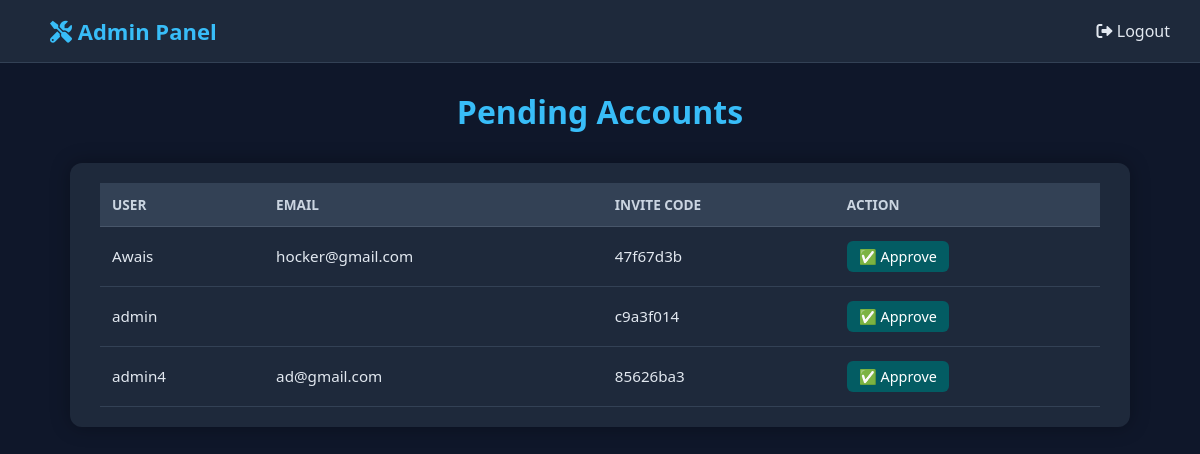
The page /ad/invites/ on the database its author committed.
### powerdigital_app/models.py (models this page shows, shortened)
class Profile(models.Model):
    user = models.OneToOneField(User, on_delete=models.CASCADE)
    credit_score = models.IntegerField(default=100)
    withdrawal_password = models.CharField(max_length=128)
    total_deposit = models.DecimalField(default=0, max_digits=12, decimal_places=2)
    total_profit = models.DecimalField(default=0, max_digits=12, decimal_places=2)
    invite_code = models.CharField(max_length=12, unique=True, blank=True, null=True)
    is_approved = models.BooleanField(default=False)

### powerdigital_app/views.py (the view)
# urls.py: path('ad/invites/', views.admin_invite_list, name='admin_invite_list'),
def admin_invite_list(request):
    pending_profiles = Profile.objects.filter(is_approved=False)
    return render(request, 'admins/invite_list.html', {'profiles': pending_profiles})

### powerdigital_app/templates/admins/invite_list.html (shortened to what this page needs)
{% extends 'admins/admin_base.html' %}
{% block content %}
<!DOCTYPE html>
<html lang="en">
<head>
</head>
<body>
  <h2>Pending Accounts</h2>
  <div class="table-container">
    <table>
      <thead>
        <tr>
          <th>User</th>
          <th>Email</th>
          <th>Invite Code</th>
          <th>Action</th>
        </tr>
      </thead>
      <tbody>
        {% for profile in profiles %}
          <tr>
            <td>{{ profile.user.username }}</td>
            <td>{{ profile.user.email }}</td>
            <td>{{ profile.invite_code }}</td>
            <td>
              <a href="{% url 'approve_user' profile.id %}" class="approve-button">✅ Approve</a>
            </td>
          </tr>
        {% empty %}
          <tr>
            <td colspan="4" style="text-align:center; padding: 20px; color: #94a3b8;">
              No pending invitations found.
            </td>
          </tr>
        {% endfor %}
      </tbody>
    </table>
  </div>
</body>
</html>
{% endblock %}

### powerdigital_app/templates/admins/admin_base.html (style rules this page uses)
body { margin: 0; font-family: 'Segoe UI', Tahoma, Geneva, Verdana, sans-serif; background-color: #0f172a; color: #e2e8f0; }

### powerdigital_app/templates/admins/invite_list.html (style rules this page uses)
body { background-color: #0f172a; color: #e2e8f0; font-family: 'Segoe UI', Tahoma, Geneva, Verdana, sans-serif; }
h2 { text-align: center; font-size: 2rem; color: #38bdf8; margin-bottom: 30px; }
.table-container { max-width: 1000px; margin: 0 auto; background-color: #1e293b; padding: 20px 30px; border-radius: 12px; box-shadow: 0 0 20px rgba(0,0,0,0.3); }
table { width: 100%; border-collapse: collapse; }
th { background-color: #334155; color: #cbd5e1; text-transform: uppercase; font-size: 0.85rem; padding: 12px; border-bottom: 1px solid hsl(215, 19%, 35%); text-align: left; vertical-align: middle; }
td { padding: 14px 12px; border-bottom: 1px solid #334155; font-size: 0.95rem; }
a.approve-button { display: inline-block; padding: 6px 12px; background-color: #035c63; color: white; border-radius: 6px; text-decoration: none; font-weight: 500; font-size: 0.9rem; transition: background-color 0.2s ease; }

### rows shown on the page
Profile: user.username "Awais", user.email "hocker@gmail.com", invite_code "47f67d3b"
Profile: user.username "admin", invite_code "c9a3f014"
Profile: user.username "admin4", user.email "ad@gmail.com", invite_code "85626ba3"
